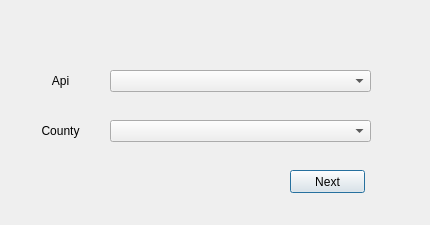
<?xml version="1.0" encoding="UTF-8"?>
<ui version="4.0">
 <class>CrossSectiotPlotterDialogBase</class>
 <widget class="QDialog" name="CrossSectiotPlotterDialogBase">
  <property name="geometry">
   <rect>
    <x>0</x>
    <y>0</y>
    <width>430</width>
    <height>225</height>
   </rect>
  </property>
  <property name="windowTitle">
   <string>CrossSectiotPlotter</string>
  </property>
  <widget class="QLabel" name="DemLabel">
   <property name="geometry">
    <rect>
     <x>20</x>
     <y>70</y>
     <width>81</width>
     <height>21</height>
    </rect>
   </property>
   <property name="layoutDirection">
    <enum>Qt::LeftToRight</enum>
   </property>
   <property name="text">
    <string>Api</string>
   </property>
   <property name="alignment">
    <set>Qt::AlignCenter</set>
   </property>
  </widget>
  <widget class="QComboBox" name="ApiComboBox">
   <property name="geometry">
    <rect>
     <x>110</x>
     <y>70</y>
     <width>261</width>
     <height>22</height>
    </rect>
   </property>
  </widget>
  <widget class="QPushButton" name="NextButton">
   <property name="geometry">
    <rect>
     <x>290</x>
     <y>170</y>
     <width>75</width>
     <height>23</height>
    </rect>
   </property>
   <property name="text">
    <string>Next</string>
   </property>
  </widget>
  <widget class="QLabel" name="CountyLabel">
   <property name="geometry">
    <rect>
     <x>20</x>
     <y>120</y>
     <width>81</width>
     <height>21</height>
    </rect>
   </property>
   <property name="layoutDirection">
    <enum>Qt::LeftToRight</enum>
   </property>
   <property name="text">
    <string>County</string>
   </property>
   <property name="alignment">
    <set>Qt::AlignCenter</set>
   </property>
  </widget>
  <widget class="QComboBox" name="CountyComboBox">
   <property name="geometry">
    <rect>
     <x>110</x>
     <y>120</y>
     <width>261</width>
     <height>22</height>
    </rect>
   </property>
  </widget>
 </widget>
 <resources/>
 <connections/>
</ui>
